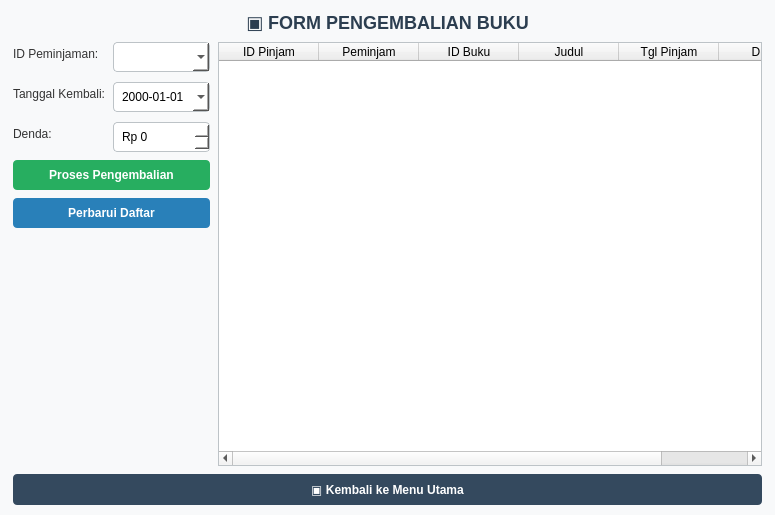
<?xml version="1.0" encoding="UTF-8"?>
<ui version="4.0">
 <class>PengembalianBukuWindow</class>
 <widget class="QMainWindow" name="PengembalianBukuWindow">
  <property name="geometry">
   <rect>
    <x>0</x>
    <y>0</y>
    <width>775</width>
    <height>515</height>
   </rect>
  </property>
  <property name="windowTitle">
   <string>Perpustakaan - Pengembalian Buku</string>
  </property>
  <property name="styleSheet">
   <string notr="true">
QMainWindow { background-color: #F8F9FA; }
QLabel { font-size: 12px; color: #333333; }
QLabel#lblTitle {
 font-size: 18px;
 font-weight: bold;
 color: #2C3E50;
}
QLineEdit, QComboBox, QDateEdit, QDoubleSpinBox {
 padding: 6px;
 border: 1px solid #BDC3C7;
 border-radius: 4px;
 background: white;
}
QComboBox:focus, QDateEdit:focus {
 border: 1px solid #3498DB;
}
QPushButton {
 background-color: #34495E;
 color: white;
 border: none;
 border-radius: 4px;
 padding: 8px;
 font-weight: bold;
}
QPushButton:hover { background-color: #415B76; }
QPushButton#btnProses { background-color: #27AE60; }
QPushButton#btnProses:hover { background-color: #2ECC71; }
QPushButton#btnRefresh { background-color: #2980B9; }
QPushButton#btnRefresh:hover { background-color: #3498DB; }
QTableWidget {
 background-color: white;
 border: 1px solid #BDC3C7;
 gridline-color: #ECF0F1;
}
   </string>
  </property>

  <widget class="QWidget" name="centralwidget">
   <layout class="QVBoxLayout" name="mainLayout">
    <property name="leftMargin"><number>13</number></property>
    <property name="topMargin"><number>12</number></property>
    <property name="rightMargin"><number>13</number></property>
    <property name="bottomMargin"><number>10</number></property>
    <property name="spacing"><number>8</number></property>

    <item>
     <widget class="QLabel" name="lblTitle">
      <property name="text">
       <string>▣ FORM PENGEMBALIAN BUKU</string>
      </property>
      <property name="alignment">
       <set>Qt::AlignCenter</set>
      </property>
     </widget>
    </item>

    <item>
     <layout class="QHBoxLayout" name="contentLayout">
      <property name="spacing"><number>8</number></property>

      <item>
       <layout class="QVBoxLayout" name="leftLayout">

        <item>
         <layout class="QFormLayout" name="formLayout">
          <property name="horizontalSpacing"><number>8</number></property>
          <property name="verticalSpacing"><number>10</number></property>

          <item row="0" column="0">
           <widget class="QLabel" name="labelPinjam">
            <property name="text">
             <string>ID Peminjaman:</string>
            </property>
           </widget>
          </item>

          <item row="0" column="1">
           <widget class="QComboBox" name="cmbPinjam"/>
          </item>

          <item row="1" column="0">
           <widget class="QLabel" name="labelTanggal">
            <property name="text">
             <string>Tanggal Kembali:</string>
            </property>
           </widget>
          </item>

          <item row="1" column="1">
           <widget class="QDateEdit" name="dateKembali">
            <property name="calendarPopup">
             <bool>true</bool>
            </property>
            <property name="displayFormat">
             <string>yyyy-MM-dd</string>
            </property>
           </widget>
          </item>

          <item row="2" column="0">
           <widget class="QLabel" name="labelDenda">
            <property name="text">
             <string>Denda:</string>
            </property>
           </widget>
          </item>

          <item row="2" column="1">
           <widget class="QDoubleSpinBox" name="spinDenda">
            <property name="maximum">
             <double>100000000.000000000000000</double>
            </property>
            <property name="decimals">
             <number>0</number>
            </property>
            <property name="prefix">
             <string>Rp </string>
            </property>
           </widget>
          </item>

         </layout>
        </item>

        <item>
         <widget class="QPushButton" name="btnProses">
          <property name="text">
           <string>Proses Pengembalian</string>
          </property>
         </widget>
        </item>

        <item>
         <widget class="QPushButton" name="btnRefresh">
          <property name="text">
           <string>Perbarui Daftar</string>
          </property>
         </widget>
        </item>

        <item>
         <spacer name="verticalSpacer">
          <property name="orientation">
           <enum>Qt::Vertical</enum>
          </property>
          <property name="sizeHint" stdset="0">
           <size>
            <width>20</width>
            <height>180</height>
           </size>
          </property>
         </spacer>
        </item>

       </layout>
      </item>

      <item>
       <widget class="QTableWidget" name="tablePengembalian">
        <property name="columnCount">
         <number>6</number>
        </property>
        <property name="rowCount">
         <number>0</number>
        </property>

        <column>
         <property name="text">
          <string>ID Pinjam</string>
         </property>
        </column>
        <column>
         <property name="text">
          <string>Peminjam</string>
         </property>
        </column>
        <column>
         <property name="text">
          <string>ID Buku</string>
         </property>
        </column>
        <column>
         <property name="text">
          <string>Judul</string>
         </property>
        </column>
        <column>
         <property name="text">
          <string>Tgl Pinjam</string>
         </property>
        </column>
        <column>
         <property name="text">
          <string>Durasi</string>
         </property>
        </column>

       </widget>
      </item>

     </layout>
    </item>

    <item>
     <widget class="QPushButton" name="btnKembali">
      <property name="text">
       <string>▣ Kembali ke Menu Utama</string>
      </property>
     </widget>
    </item>

   </layout>
  </widget>
  <resources/>
  <connections/>
 </widget>
</ui>
